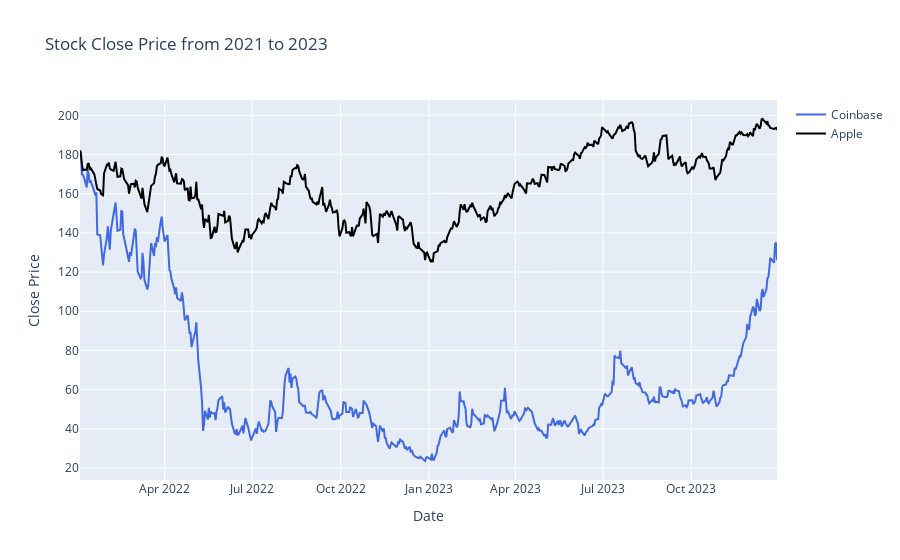

Notebook cell for this chart:
### Markdown cell above
## Prices

### Code cell
import plotly.graph_objects as go

fig = go.Figure()

fig.add_trace(go.Scatter(x=coinbase_filtered['Date'], y=coinbase_filtered['Close_NORM'], mode='lines', line_color='royalblue', name='Coinbase'))
fig.add_trace(go.Scatter(x=apple_filtered['Date'], y=apple_filtered['Close'], mode='lines', line_color='black', name='Apple'))

fig.update_layout(title='Stock Close Price from 2021 to 2023', xaxis_title='Date', yaxis_title='Close Price')

fig.show()

fig.write_image("prices/coinbase_apple_prices.png")

### Figure 1 — Plotly figure (JSON) as saved in the notebook; plotly's stock layout.template omitted (floating-point values rounded to 4 significant figures; data arrays with more than 128 entries replaced by an {"elided": "..."} marker saying what was removed)
{"data": [{"line": {"color": "royalblue"}, "mode": "lines", "name": "Coinbase", "type": "scatter", "x": {"elided": "501 str values"}, "y": {"elided": "501 float values"}}, {"line": {"color": "black"}, "mode": "lines", "name": "Apple", "type": "scatter", "x": {"elided": "501 str values"}, "y": {"elided": "501 float values"}}], "layout": {"title": {"text": "Stock Close Price from 2021 to 2023"}, "xaxis": {"title": {"text": "Date"}}, "yaxis": {"title": {"text": "Close Price"}}}}
